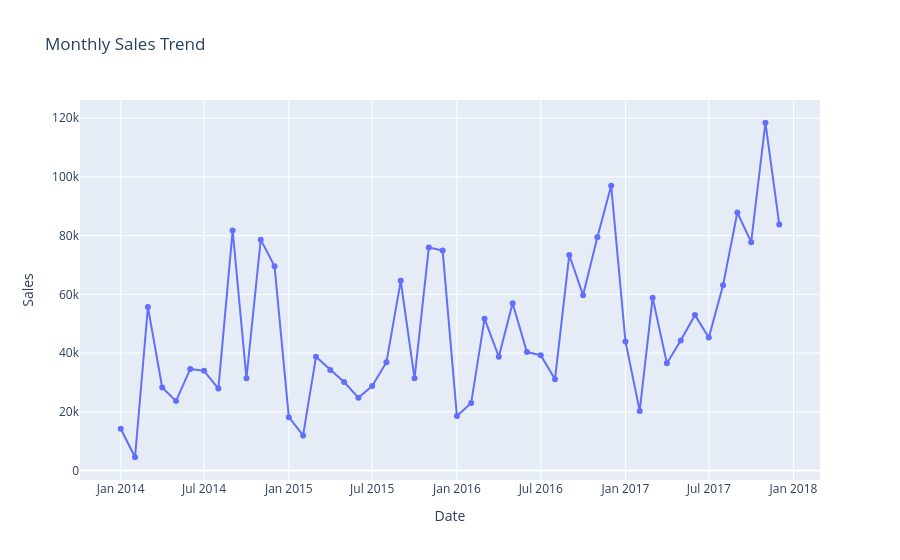

Source (notebook cell):
### Code cell
monthly = df.groupby(['Order Year', 'Order Month'])['Sales'].sum().reset_index()
monthly['Date'] = pd.to_datetime(monthly[['Order Year', 'Order Month']].assign(day=1).rename(columns={'Order Year':'year', 'Order Month':'month'}))

fig = px.line(monthly, x='Date', y='Sales', 
              title='Monthly Sales Trend',
              markers=True)
fig.show()
